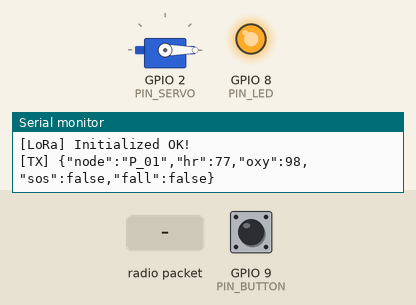
This program was run on a simulated ESP32-C3. Parts: servo, output pins drawn as LEDs (lit = HIGH), the last lines printed to the serial monitor. Dashed ring = blinking. The test bench sets the inputs (shaded band); at power-on: GPIO 9 (PIN_BUTTON) HIGH. Random numbers use the default seed unless the program sets one; no radio packets arrive unless stated.

Above: at 4.4 s.
4.5 s: radio packet "DISPENSE" arrives
At 5.3 s:
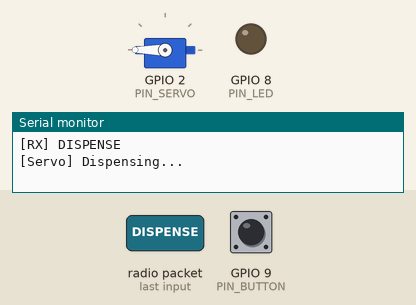
7.0 s: GPIO 9 (PIN_BUTTON) pulled LOW for 3.2 s
At 10.27 s:
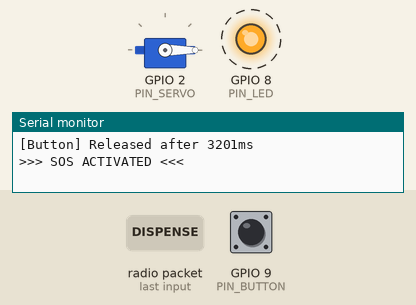
11.7 s: GPIO 9 (PIN_BUTTON) pulled LOW for 0.15 s
At 11.95 s:
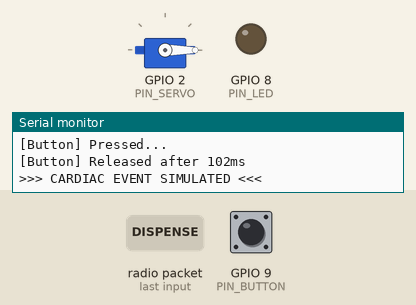
13.3 s: radio packet "dispense" arrives
At 14.7 s:
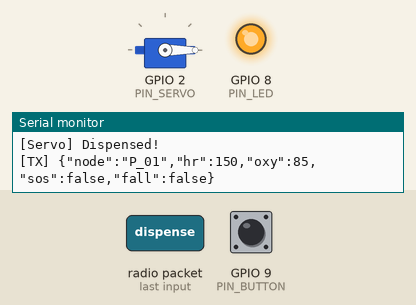
14.8 s: GPIO 9 (PIN_BUTTON) pulled LOW for 1 s
At 15.9 s:
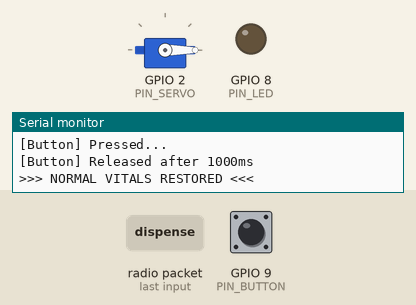
Timing chart, 0 to 17.8 s (numbered marks = the images above; inputs shaded):
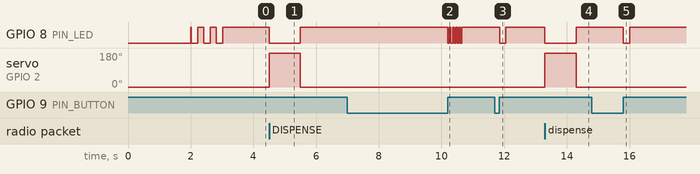

Measured:
- after the input at 4.5 s, GPIO 8 (PIN_LED): HIGH → LOW at once, → HIGH 1.0 s later; servo on GPIO 2 (PIN_SERVO): 0° → 180° at once, → 0° 1.0 s later
- after the input at 7.0 s, GPIO 8 (PIN_LED): alternates HIGH for 0.05 s and LOW for 0.05 s, 10 changes in all, then stays HIGH, starting after 3.2 s
- after the input at 11.7 s, GPIO 8 (PIN_LED): HIGH → LOW after 0.15 s, → HIGH 0.20 s later
- after the input at 13.3 s, GPIO 8 (PIN_LED): HIGH → LOW at once, → HIGH 1.0 s later; servo on GPIO 2 (PIN_SERVO): 0° → 180° at once, → 0° 1.0 s later
- after the input at 14.8 s, GPIO 8 (PIN_LED): HIGH → LOW after 1.0 s, → HIGH 0.20 s later

The program:

main.cpp
```cpp
#include <Arduino.h>
#include <ArduinoJson.h>
#include <ESP32Servo.h>
#include <LoRa.h>
#include <SPI.h>

// --- HARDWARE CONFIGURATION (ESP32-C3 SuperMini) ---
// Button & LED
#define PIN_BUTTON 9 // BOOT Button
#define PIN_LED 8    // Built-in LED

// Servo
#define PIN_SERVO 2

// LoRa RA-02 (SX1278)
#define LORA_SCK 4
#define LORA_MISO 5
#define LORA_MOSI 6
#define LORA_NSS 7
#define LORA_RST 10
#define LORA_DIO0 3

// Constants
#define BAND 433E6
#define NODE_ID "P_01" // Patient 01

// Global Objects
Servo dispenserServo;

// --- STATE MANAGEMENT ---
unsigned long lastSendTime = 0;
const int SEND_INTERVAL = 2000; // Send vitals every 2s

// Vitals Simulation
int heartRate = 72;
int spo2 = 98;
bool isEmergency = false;
bool isCardiacEvent = false;

// Button Logic
unsigned long buttonPressTime = 0;
bool buttonHeld = false;
bool lastButtonState = HIGH;

void setup() {
  Serial.begin(115200);
  delay(2000); // Give time for Serial to start

  // 1. Setup GPIO
  pinMode(PIN_LED, OUTPUT);
  pinMode(PIN_BUTTON, INPUT_PULLUP);
  digitalWrite(PIN_LED, HIGH); // OFF (Active Low usually)

  // 2. Setup Servo
  dispenserServo.attach(PIN_SERVO);
  dispenserServo.write(0); // Initial position (Closed)

  // 3. Setup LoRa
  Serial.println("[LoRa] Initializing...");
  SPI.begin(LORA_SCK, LORA_MISO, LORA_MOSI, LORA_NSS);
  LoRa.setPins(LORA_NSS, LORA_RST, LORA_DIO0);

  if (!LoRa.begin(BAND)) {
    Serial.println("[LoRa] Failed to start!");
    while (1) {
      digitalWrite(PIN_LED, LOW);
      delay(100);
      digitalWrite(PIN_LED, HIGH);
      delay(100);
    }
  }
  Serial.println("[LoRa] Initialized OK!");

  // Blink to indicate ready
  for (int i = 0; i < 3; i++) {
    digitalWrite(PIN_LED, LOW);
    delay(200);
    digitalWrite(PIN_LED, HIGH);
    delay(200);
  }
}

void dispenseMedicine() {
  Serial.println("[Servo] Dispensing...");

  // Visual indicator
  digitalWrite(PIN_LED, LOW);

  // Rotate Servo
  dispenserServo.write(180); // Open
  delay(1000);               // Wait (simulating dispense)
  dispenserServo.write(0);   // Close

  digitalWrite(PIN_LED, HIGH);
  Serial.println("[Servo] Dispensed!");
}

void sendVitals() {
  // 1. Simulate Vitals
  if (isEmergency) {
    // SOS Mode (Manual Trigger)
    heartRate = 0; // Sensor fail / Critical
    spo2 = 0;
  } else if (isCardiacEvent) {
    // High Stress / Cardiac Arrest
    heartRate = random(135, 160);
    spo2 = random(80, 88);
  } else {
    // Normal Resting
    heartRate = random(70, 80);
    spo2 = random(97, 100);
  }

  // 2. Create JSON Packet
  JsonDocument doc;
  doc["node"] = NODE_ID;
  doc["hr"] = heartRate;
  doc["oxy"] = spo2;
  doc["sos"] = isEmergency;
  doc["fall"] = false; // Fall detection not simulated yet

  String jsonString;
  serializeJson(doc, jsonString);

  // 3. Send via LoRa
  LoRa.beginPacket();
  LoRa.print(jsonString);
  LoRa.endPacket();

  Serial.print("[TX] ");
  Serial.println(jsonString);
}

void checkButton() {
  int buttonState = digitalRead(PIN_BUTTON);

  // Button Pressed (LOW for Pullup)
  if (buttonState == LOW && lastButtonState == HIGH) {
    buttonPressTime = millis();
    buttonHeld = true;
    Serial.println("[Button] Pressed...");
  }

  // Button Released
  if (buttonState == HIGH && lastButtonState == LOW) {
    unsigned long duration = millis() - buttonPressTime;
    buttonHeld = false;

    Serial.print("[Button] Released after ");
    Serial.print(duration);
    Serial.println("ms");

    if (duration > 2000) {
      // Long Press -> Toggle SOS
      isEmergency = !isEmergency;
      isCardiacEvent = false; // Override cardiac
      Serial.println(isEmergency ? ">>> SOS ACTIVATED <<<"
                                 : ">>> SOS CLEARED <<<");

      // Rapid Blink Confirmation
      for (int i = 0; i < 5; i++) {
        digitalWrite(PIN_LED, LOW);
        delay(50);
        digitalWrite(PIN_LED, HIGH);
        delay(50);
      }

      sendVitals(); // Send immediately

    } else if (duration > 50) {
      // Short Press -> Toggle Cardiac Simulation
      isCardiacEvent = !isCardiacEvent;
      isEmergency = false; // Clear SOS
      Serial.println(isCardiacEvent ? ">>> CARDIAC EVENT SIMULATED <<<"
                                    : ">>> NORMAL VITALS RESTORED <<<");

      // Single Blink Confirmation
      digitalWrite(PIN_LED, LOW);
      delay(200);
      digitalWrite(PIN_LED, HIGH);

      sendVitals(); // Send immediately
    }
  }

  lastButtonState = buttonState;
}

void loop() {
  // 1. Handle Inputs
  checkButton();

  // 2. Check LoRa Reception (Dispense Command)
  int packetSize = LoRa.parsePacket();
  if (packetSize) {
    String incoming = "";
    while (LoRa.available()) {
      incoming += (char)LoRa.read();
    }
    Serial.print("[RX] ");
    Serial.println(incoming);

    // Check for "DISPENSE"
    // Simple string check is usually enough, but let's be robust
    if (incoming.indexOf("DISPENSE") >= 0 ||
        incoming.indexOf("dispense") >= 0) {
      dispenseMedicine();
    }
  }

  // 3. Send Telemetry Periodic
  if (millis() - lastSendTime > SEND_INTERVAL) {
    sendVitals();
    lastSendTime = millis();
  }
}
```
